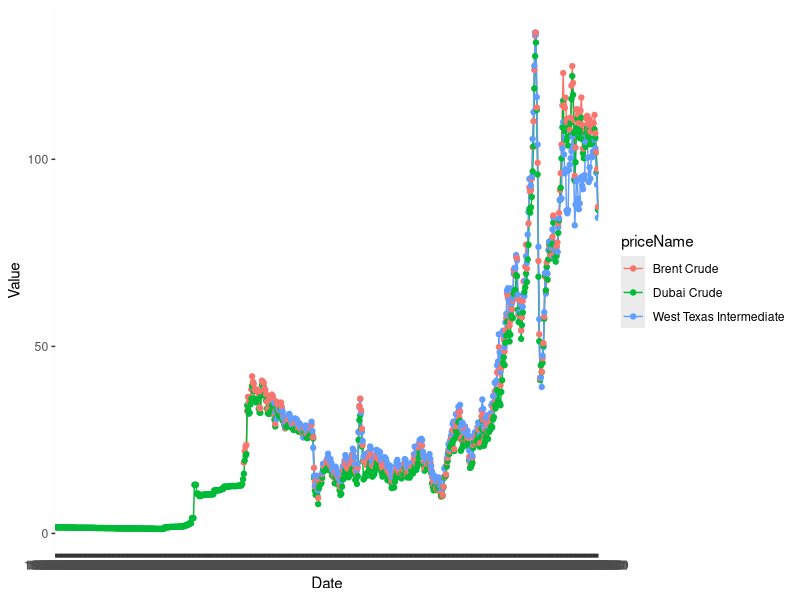

The R source for this figure:
setwd("~/workspace/crude-crises-value")

dubai <- read.csv(file="WORLDBANK-WLD_CRUDE_DUBAI.csv",head=TRUE,sep=",")
brent <- read.csv(file="WORLDBANK-WLD_CRUDE_BRENT.csv",head=TRUE,sep=",")
wti <- read.csv(file="WORLDBANK-WLD_CRUDE_WTI.csv",head=TRUE,sep=",")

dubai$priceName <- c("Dubai Crude")
brent$priceName <- c("Brent Crude")
wti$priceName <- c("West Texas Intermediate")

dubai$symbol <- c("DB")
brent$symbol <- c("BZ")
wti$symbol <- c("CL")

# using the reshape and reshape2 package to merge the dataframes
# http://davetang.org/muse/2014/04/14/merging-multiple-data-frames/
library(reshape)
library(reshape2)
list_df <- list(dubai,brent,wti)
crude_price_history <- merge_all(list_df)

####

# plot a line chart
library(ggplot2)
ggplot(data=crude_price_history, aes(x=Date, y=Value, group=priceName, colour=priceName)) + geom_line() + geom_point()

####
